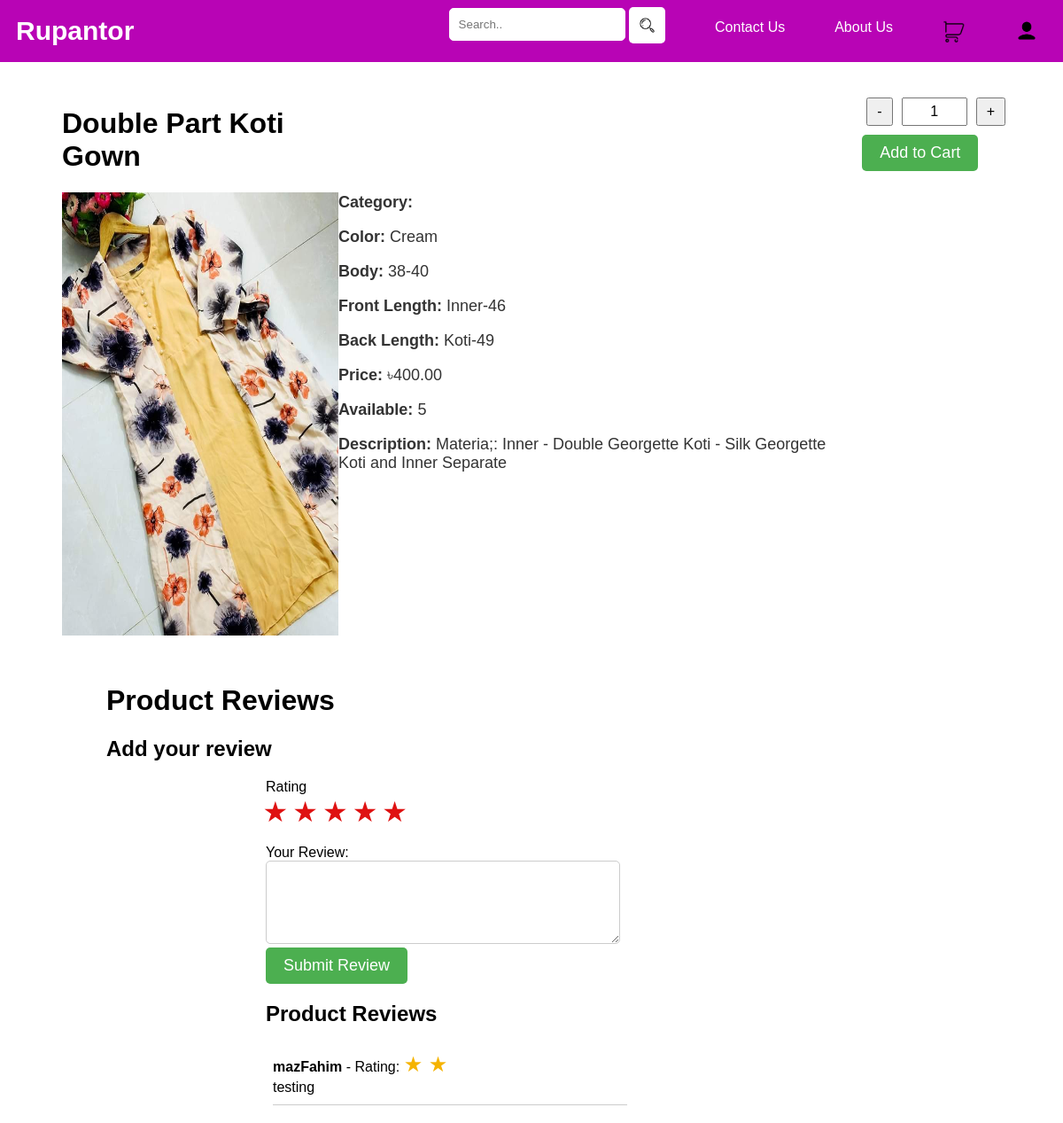
The app's page /product/2/, older data.
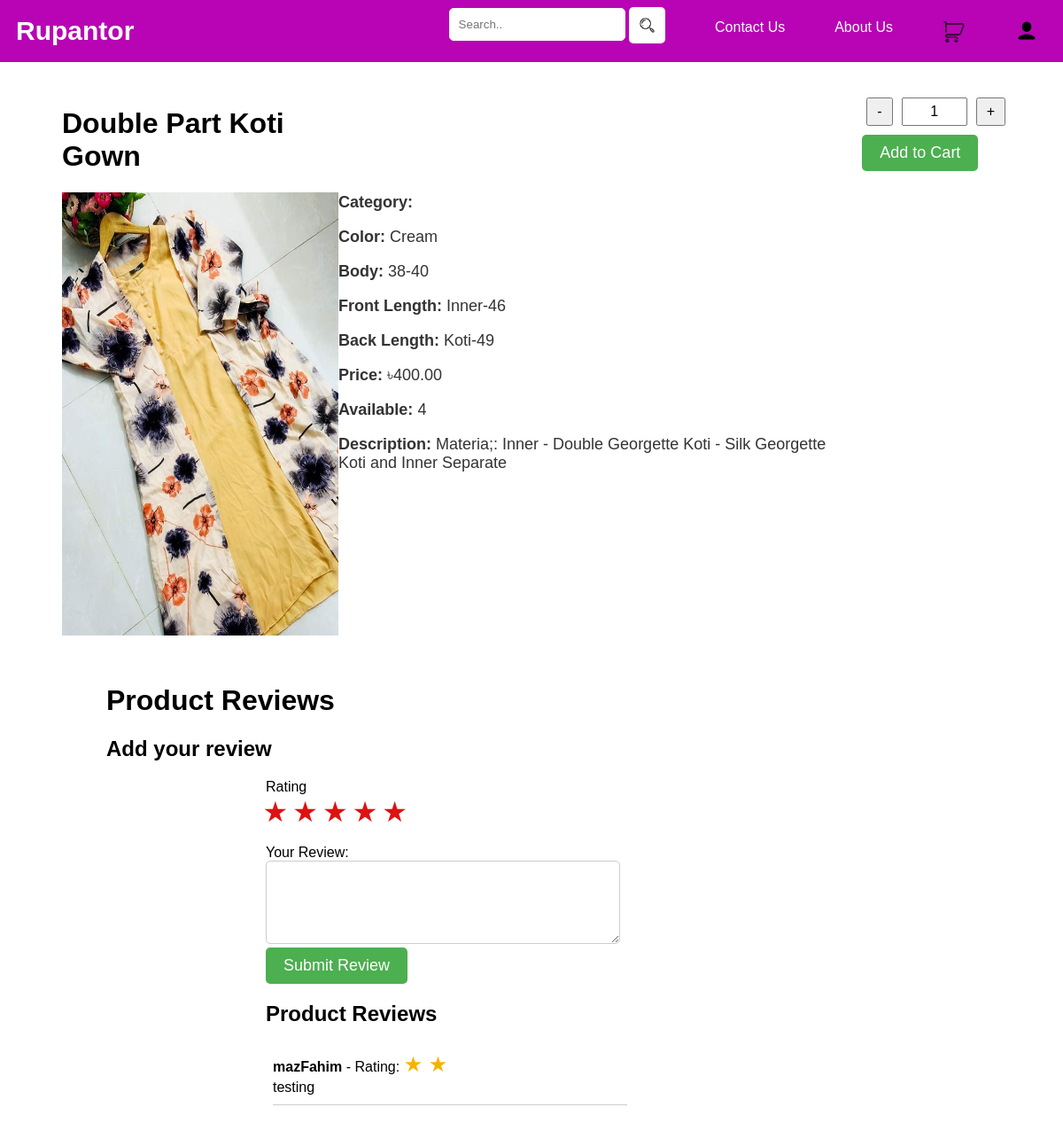
The same page, newer data.
### management/models.py (models this page shows, shortened)
class Wears(models.Model):
    CATEGORY_CHOICES = [
        ('SummerWear', 'Summerwear'),
        ('WinterWear', 'Winterwear'),
        ('Western', 'Western'),
        ('Cotton', 'Cotton')
    ]
    productId = models.AutoField(primary_key=True)
    categories = models.CharField(max_length=20, choices=CATEGORY_CHOICES, default='SummerWear')
    productName = models.CharField(max_length=100)
    productColor = models.CharField(max_length=50, null=True)
    productBody = models.CharField(max_length=30, null=True)
    frontLength = models.CharField(max_length=30, null=True)
    backLength = models.CharField(max_length=30, null=True)
    productPrice = models.DecimalField(max_digits=8, decimal_places=2)
    available = models.IntegerField()
    description = models.TextField()
    productImage = models.ImageField(blank=True)

### management/views.py (the view)
# urls.py: path('product/<int:product_id>/', views.product_detail, name='product_detail'),
def product_detail(request, product_id):
    product = get_object_or_404(Wears, productId=product_id)
    reviews = UserReview.objects.filter(wear=product)
    context = {
        'product': product,
        'reviews': reviews
    }
    template = loader.get_template('product_detail.html')
    return HttpResponse(template.render(context, request))

### management/templates/product_detail.html (shortened to what this page needs)
<!DOCTYPE html>
<html lang="en">
<head>
</head>
<body>
{% include 'header.html' %}
<div class="container">
    <div class="product-details">
        <div class="product">
            <h1>{{ product.productName }}</h1>
            <img src="{{ product.productImage.url }}" alt="{{ product.productName }}" class="product-image">
        </div>
        <div class="details">
            <p><strong>Category:</strong> {{ product.get_category_display }}</p>
            <p><strong>Color:</strong> {{ product.productColor }}</p>
            <p><strong>Body:</strong> {{ product.productBody }}</p>
            <p><strong>Front Length:</strong> {{ product.frontLength }}</p>
            <p><strong>Back Length:</strong> {{ product.backLength }}</p>
            <p><strong>Price:</strong> ৳{{ product.productPrice }}</p>
            <p><strong>Available:</strong> {{ product.available }}</p>
            <p><strong>Description:</strong> {{ product.description }}</p>
        </div>
    </div>
    <div class="cart-form">
        <form method="post" action="{% url 'add_to_cart' product.productId %}">
            <div class="quantity-control">
                <button type="button" onclick="changeQuantity(-1)">-</button>
                <input type="text" name="quantity" id="quantity" value="1" readonly>
                <button type="button" onclick="changeQuantity(1)">+</button>
            </div>
            <button type="submit" id="add-button">Add to Cart</button>
        </form>
    </div>
</div>
<div class="reviews">
    <h1>Product Reviews</h1>
    <h2>Add your review</h2>
    <form action="{% url 'add_review' product_id=product.productId %}" method="post">
        <label for="rating">Rating</label>
        <div class="rating">
            <input type="radio" name="rating" id="star5" value="5"><label for="star5">★</label>
            <input type="radio" name="rating" id="star4" value="4"><label for="star4">★</label>
            <input type="radio" name="rating" id="star3" value="3"><label for="star3">★</label>
            <input type="radio" name="rating" id="star2" value="2"><label for="star2">★</label>
            <input type="radio" name="rating" id="star1" value="1"><label for="star1">★</label>
        </div><br>
        <label for="message">Your Review:</label><br>
        <textarea name="message" id="message" rows="4" cols="50" class="review-textbox"></textarea><br>
        <input type="submit" value="Submit Review" id="add-button">
    </form>
    <div class="review-list">
        {% if reviews %}
        <h2>Product Reviews</h2>
            {% for review in reviews %}
                <li>
                    {% if review.user.username %}
                        <strong>{{ review.user.username }}</strong>
                    {% else %}
                        <strong>Anonymous</strong>
                    {% endif %}
                    - Rating:
                    <span class="stars">
                        {% for i in ''|center:review.rating %}
                            ★
                        {% endfor %}
                    </span>
                    <br>
                    {{ review.message }}
                </li>
            {% endfor %}
        {% endif %}
    </div>
</div>
</body>
</html>

Row changes from the older to the newer data that the page shows:
changed Wears "Double Part Koti Gown": available "5" → "4"
